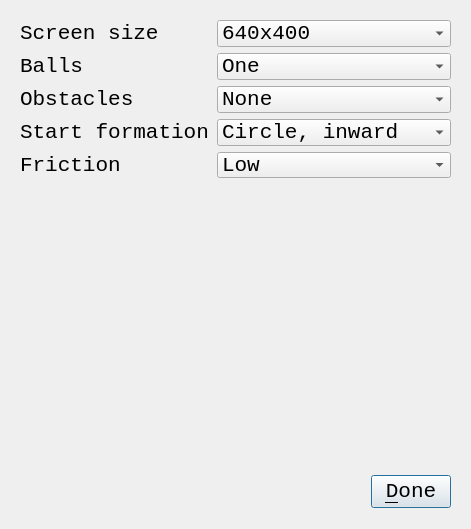
<?xml version="1.0" encoding="UTF-8"?>
<ui version="4.0">
 <class>QtBoenkenArenaDialog</class>
 <widget class="QDialog" name="QtBoenkenArenaDialog">
  <property name="geometry">
   <rect>
    <x>0</x>
    <y>0</y>
    <width>471</width>
    <height>529</height>
   </rect>
  </property>
  <property name="font">
   <font>
    <family>Courier New</family>
    <pointsize>16</pointsize>
   </font>
  </property>
  <property name="windowTitle">
   <string>Set up arena</string>
  </property>
  <property name="windowIcon">
   <iconset resource="GameBoenken.qrc">
    <normaloff>:/images/R.png</normaloff>:/images/R.png</iconset>
  </property>
  <layout class="QVBoxLayout" name="verticalLayout">
   <item>
    <widget class="QWidget" name="widget" native="true">
     <property name="maximumSize">
      <size>
       <width>16777215</width>
       <height>176</height>
      </size>
     </property>
     <layout class="QGridLayout" name="gridLayout">
      <item row="2" column="0">
       <widget class="QLabel" name="label_obstacles">
        <property name="text">
         <string>Obstacles</string>
        </property>
       </widget>
      </item>
      <item row="2" column="1">
       <widget class="QComboBox" name="box_obstacles">
        <item>
         <property name="text">
          <string>None</string>
         </property>
        </item>
        <item>
         <property name="text">
          <string>Two</string>
         </property>
        </item>
       </widget>
      </item>
      <item row="3" column="0">
       <widget class="QLabel" name="label_start">
        <property name="text">
         <string>Start formation</string>
        </property>
       </widget>
      </item>
      <item row="3" column="1">
       <widget class="QComboBox" name="box_formation">
        <property name="minimumSize">
         <size>
          <width>234</width>
          <height>0</height>
         </size>
        </property>
        <property name="currentIndex">
         <number>1</number>
        </property>
        <item>
         <property name="text">
          <string>Line</string>
         </property>
        </item>
        <item>
         <property name="text">
          <string>Circle, inward</string>
         </property>
        </item>
        <item>
         <property name="text">
          <string>Circle, outward</string>
         </property>
        </item>
       </widget>
      </item>
      <item row="0" column="0">
       <widget class="QLabel" name="label_screen">
        <property name="text">
         <string>Screen size</string>
        </property>
       </widget>
      </item>
      <item row="0" column="1">
       <widget class="QComboBox" name="box_screen_size">
        <property name="currentIndex">
         <number>1</number>
        </property>
        <item>
         <property name="text">
          <string>Full screen</string>
         </property>
        </item>
        <item>
         <property name="text">
          <string>640x400</string>
         </property>
        </item>
       </widget>
      </item>
      <item row="4" column="0">
       <widget class="QLabel" name="label_friction">
        <property name="text">
         <string>Friction</string>
        </property>
       </widget>
      </item>
      <item row="4" column="1">
       <widget class="QComboBox" name="box_friction">
        <property name="currentIndex">
         <number>1</number>
        </property>
        <item>
         <property name="text">
          <string>None</string>
         </property>
        </item>
        <item>
         <property name="text">
          <string>Low</string>
         </property>
        </item>
       </widget>
      </item>
      <item row="1" column="0">
       <widget class="QLabel" name="label_balls">
        <property name="text">
         <string>Balls</string>
        </property>
       </widget>
      </item>
      <item row="1" column="1">
       <widget class="QComboBox" name="box_nballs">
        <item>
         <property name="text">
          <string>One</string>
         </property>
        </item>
        <item>
         <property name="text">
          <string>Two</string>
         </property>
        </item>
       </widget>
      </item>
     </layout>
    </widget>
   </item>
   <item>
    <widget class="QWidget" name="widget_3" native="true"/>
   </item>
   <item>
    <widget class="QWidget" name="widget_2" native="true">
     <property name="maximumSize">
      <size>
       <width>16777215</width>
       <height>53</height>
      </size>
     </property>
     <layout class="QHBoxLayout" name="horizontalLayout">
      <item>
       <spacer name="horizontalSpacer">
        <property name="orientation">
         <enum>Qt::Horizontal</enum>
        </property>
        <property name="sizeHint" stdset="0">
         <size>
          <width>373</width>
          <height>20</height>
         </size>
        </property>
       </spacer>
      </item>
      <item>
       <widget class="QPushButton" name="button_done">
        <property name="text">
         <string>&amp;Done</string>
        </property>
       </widget>
      </item>
     </layout>
    </widget>
   </item>
  </layout>
 </widget>
 <tabstops>
  <tabstop>box_screen_size</tabstop>
  <tabstop>box_nballs</tabstop>
  <tabstop>box_obstacles</tabstop>
  <tabstop>box_formation</tabstop>
  <tabstop>box_friction</tabstop>
  <tabstop>button_done</tabstop>
 </tabstops>
 <resources>
  <include location="GameBoenken.qrc"/>
 </resources>
 <connections/>
</ui>
